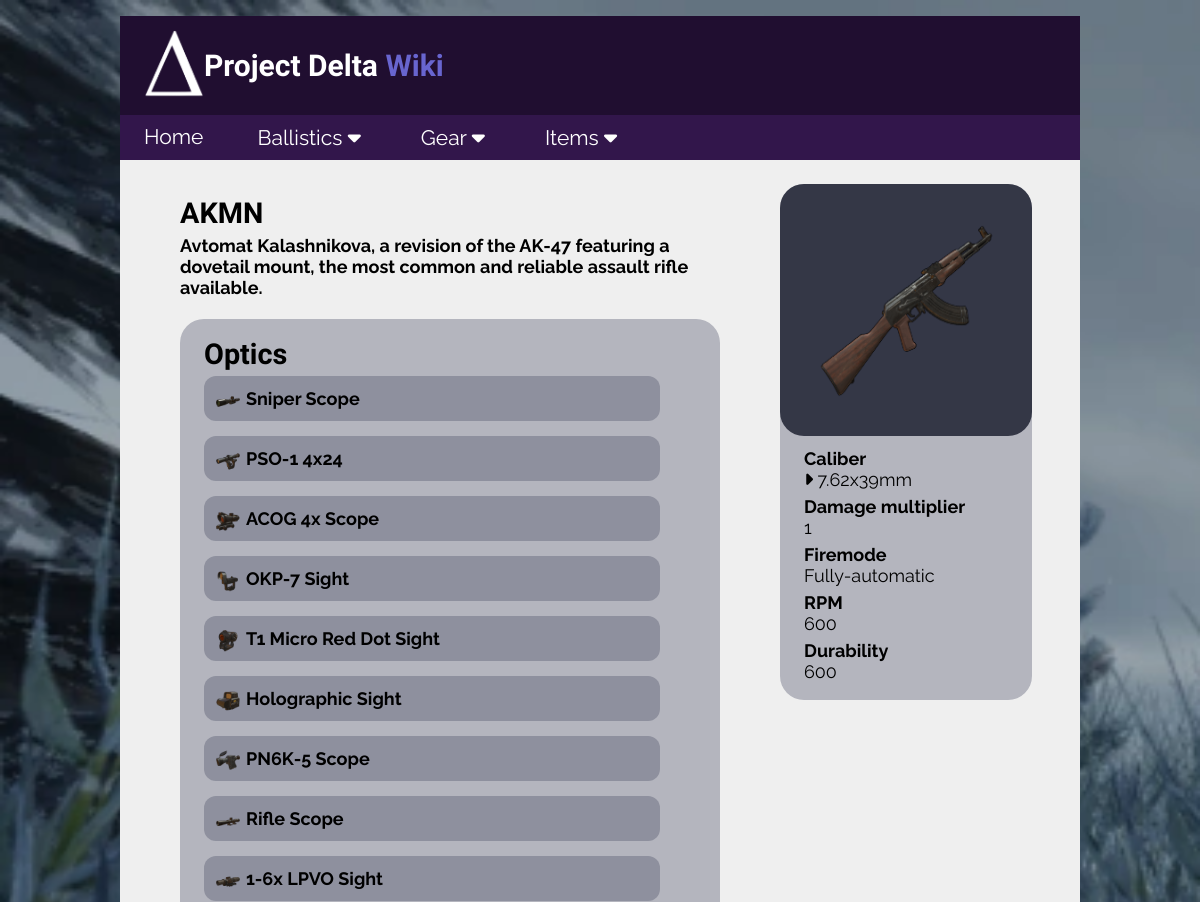
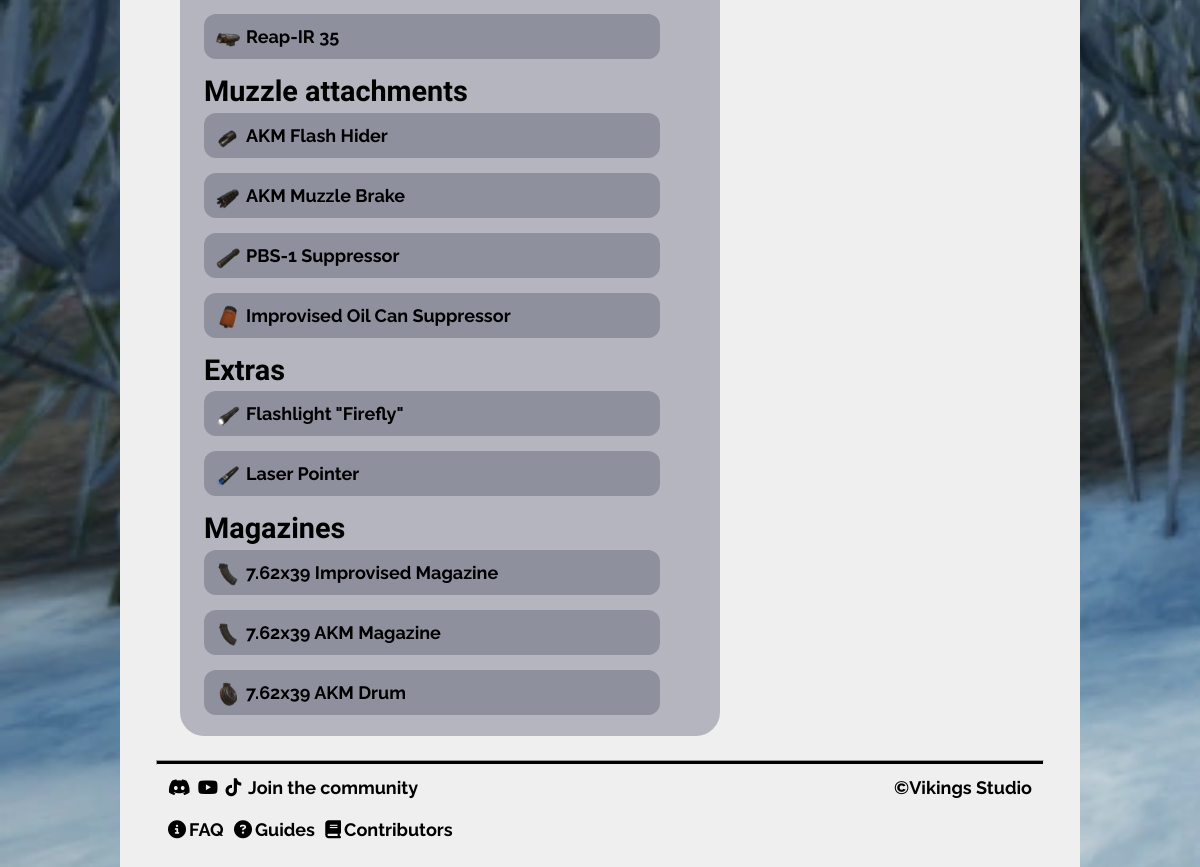
Screenshot of /weapon/13 with the database file from the repository (2 pictures, top to bottom).
### tables this page shows
CREATE TABLE weapons (id INTEGER PRIMARY KEY, name TEXT, type TEXT REFERENCES weapon_types (type), caliber_id INTEGER REFERENCES calibers (id), fire_mode TEXT, RPM INTEGER, durability INTEGER, dmg_mult INTEGER DEFAULT (1), description TEXT, image TEXT);

CREATE TABLE attachments (id INTEGER PRIMARY KEY, name TEXT, type TEXT, zoom TEXT, "recoil.v" INTEGER, "recoil.h" INTEGER, mobility INTEGER, durability INTEGER, description TEXT, image TEXT);

CREATE TABLE magazines (id INTEGER PRIMARY KEY, name TEXT, caliber_id REFERENCES calibers (id), capacity INTEGER, recoil_h INTEGER, recoil_v INTEGER, mobility INTEGER, description TEXT, image TEXT);

CREATE TABLE calibers (id INTEGER PRIMARY KEY, name TEXT);

### Flask/routes.py (the view)
@app.route("/weapon/<int:id>")  # route for guns
def weapon(id):
    conn = sqlite3.connect('delta.db')
    cur = conn.cursor()  # fetch caliber name based on caliber id
    cur.execute("SELECT "
                "weapons.id, "
                "weapons.name, "
                "weapons.type, "
                "calibers.name AS caliber_name, "
                "weapons.fire_mode, "
                "weapons.RPM, "
                "weapons.durability, "
                "weapons.description, "
                "weapons.image, "
                "weapons.dmg_mult "
                "FROM weapons "
                "JOIN calibers ON weapons.caliber_id = calibers.id "
                "WHERE weapons.id = ?", (id,))
    results = cur.fetchone()
    index_range_handler(results)  # check for list index out of range error
    cur.execute("SELECT id, name, image FROM attachments "
                "WHERE id IN (SELECT attachment_id FROM weapon_attachments "
                "WHERE weapon_id = ?) "
                "AND type = ?", (id, "Optic"))
    optics = cur.fetchall()
    cur.execute("SELECT id, name, image FROM attachments "
                "WHERE id IN (SELECT attachment_id FROM weapon_attachments "
                "WHERE weapon_id = ?) "
                "AND type = ?", (id, "Muzzle"))
    muzzles = cur.fetchall()
    cur.execute("SELECT id, name, image FROM attachments "
                "WHERE id IN (SELECT attachment_id FROM weapon_attachments "
                "WHERE weapon_id = ?) "
                "AND type = ?", (id, "Extra"))
    extras = cur.fetchall()
    cur.execute("SELECT id, name, image FROM magazines "
                "WHERE id IN (SELECT magazine_id FROM weapon_magazines "
                "WHERE weapon_id = ?)", (id,))
    magazines = cur.fetchall()
    conn.close()
    return render_template('detail/weapon.html',
                           weapon=results,
                           optics=optics,
                           muzzles=muzzles,
                           extras=extras,
                           magazines=magazines,
                           title=results[1])

### Flask/routes.py (called while the page is built)
def index_range_handler(results):  # call for any dynamic route that uses ID
    if not results:
        abort(404)  # if index doesn't exist, abort(404) instead of crashing

### Flask/templates/detail/weapon.html
{% extends "partials/layout.html" %}
{% block content %}
<div class="topic">
    <div>
        <h3>{{weapon[1]}}</h3>
        <h5>{{weapon[7]}}
        <br><br>
        {% if optics or attachments or magazines %}
        <div class="link-list">
            {% if optics %}
            <h3>Optics</h3>
            <h5>
                {% for optic in optics %}
                <div class="link-row">
                    <img src="/static/images/ballistics/attachments/{{optic[2]}}" class="link-icon">
                    <a href="{{ url_for('attachment', id=optic[0]) }}">
                        {{optic[1]}}
                    </a>
                </div>
                {% endfor %}
            </h5>
            {% endif %}
            {% if muzzles %}
            <h3>Muzzle attachments</h3>
            <h5>
                {% for muzzle in muzzles %}
                <div class="link-row">
                    <img src="/static/images/ballistics/attachments/{{muzzle[2]}}" class="link-icon">
                    <a href="{{ url_for('attachment', id=muzzle[0]) }}">
                        {{muzzle[1]}}
                    </a>
                </div>
                {% endfor %}
            </h5>
            {% endif %}
            {% if extras %}
            <h3>Extras</h3>
            <h5>
                {% for extra in extras %}
                <div class="link-row">
                    <img src="/static/images/ballistics/attachments/{{extra[2]}}" class="link-icon">
                    <a href="{{ url_for('attachment', id=extra[0]) }}">
                         {{extra[1]}}
                    </a>
                </div>
                {% endfor %}
            </h5>
            {% endif %}
            {% if magazines %}
            <h3>Magazines</h3>
            <h5>
                {% for magazine in magazines %}
                <div class="link-row">
                    <img src="/static/images/ballistics/magazines/{{magazine[2]}}" class="link-icon">
                    <a href="{{ url_for('magazine', id=magazine[0]) }}">
                         {{magazine[1]}}
                    </a>
                </div>
                {% endfor %}
            </h5>
            {% endif %}
        </div>
        {% endif %}
        </h5>
    </div>
        <div class="topic-box">
            <img src="/static/images/ballistics/weapons/{{weapon[8]}}" class="topic-icon">
            <a href="{{ url_for('item_category_list', resource='ammunition', search=weapon[3])}}">
                <h6 class="topic-row">Caliber <br> <span class="lighter"><i class="fa-solid fa-caret-right"></i> {{weapon[3]}}</span></h6>
            </a>
            {% if weapon[9] != 0 %}
            <h6 class="topic-row">Damage multiplier <br> <span class="lighter">{{weapon[9]}}</span></h6>
            {% endif %}
            <h6 class="topic-row">Firemode <br> <span class="lighter">{{weapon[4]}}</span></h6>
            <h6 class="topic-row">RPM <br> <span class="lighter">{{weapon[5]}}</span></h6>
            <h6 class="topic-row">Durability <br> <span class="lighter">{{weapon[6]}}</span></h6>
        </div>
</div>
{% endblock %}

### Flask/static/css/style.css (style rules this page uses)
body { background-image: url("../images/background.png"); background-repeat: no-repeat; background-size: cover; background-attachment: fixed; margin: 0; font-family: "Raleway"; }
a { color: black; text-decoration: none; display: inline-block; transition-duration: 0.3s; }
.lighter { font-weight: lighter; }
h3 { color: black; font-size: 2.4vw; margin-top: 1vw; margin-left: 2vw; font-family: 'Bungee'; }
h5 { color: black; font-size: 1.5vw; margin: -2vw 5vw 0 2vw; }
h5 a { font-size: 1.5vw; margin-bottom: 1vw; }
h6 { color: black; font-size: 1.5vw; text-align: left; margin: 0 0 0.5vw 2vw; transition-duration: 0.3s; }
.topic { display: flex; margin: 2vw 4vw 2vw 3vw; flex: 1 1 auto; }
.topic-box { display: flex; flex-direction: column; background-color: #b4b5be; border-radius: 2vw; padding-bottom: 1vw; margin: 0 0 auto auto; }
.topic-icon { display: block; width: 15vw; height: 15vw; padding: 3vw; background-color: #343746; border-radius: 2vw; margin-bottom: 1vw; transition-duration: 0.3s; }
.topic-row { display: block }
.link-list { background-color: #b4b5be; padding-top: 0.5vw; padding-bottom: 0.5vw; border-radius: 2vw; }
.link-row { display: flex; flex: 1 1 auto; background-color: #8e909e; padding: 1vw 0 0 1vw; margin-bottom: 1.25vw; border-radius: 1vw; }
.link-row a { margin-left: 0.5vw; }
.link-icon { width: 2vw; height: 2vw; }

### rows the page displays
weapons: name "AKMN", description "Avtomat Kalashnikova, a revision of the AK-47 featuring a dovetail mount, the most common and reliable assault rifle available.", image (picture), dmg_mult "1", fire_mode "Fully-automatic", RPM "600", durability "600"
attachments: image (picture), name "Sniper Scope"
attachments: image (picture), name "PSO-1 4x24"
attachments: image (picture), name "ACOG 4x Scope"
attachments: image (picture), name "OKP-7 Sight"
attachments: image (picture), name "T1 Micro Red Dot Sight"
attachments: image (picture), name "Holographic Sight"
attachments: image (picture), name "PN6K-5 Scope"
attachments: image (picture), name "Rifle Scope"
attachments: image (picture), name "1-6x LPVO Sight"
attachments: image (picture), name "Reap-IR 35"
attachments: image (picture), name "AKM Flash Hider"
attachments: image (picture), name "AKM Muzzle Brake"
attachments: image (picture), name "PBS-1 Suppressor"
attachments: image (picture), name "Improvised Oil Can Suppressor"
attachments: image (picture), name "Flashlight \"Firefly\""
attachments: image (picture), name "Laser Pointer"
magazines: image (picture), name "7.62x39 Improvised Magazine"
magazines: image (picture), name "7.62x39 AKM Magazine"
magazines: image (picture), name "7.62x39 AKM Drum"
calibers: name "7.62x39mm"
